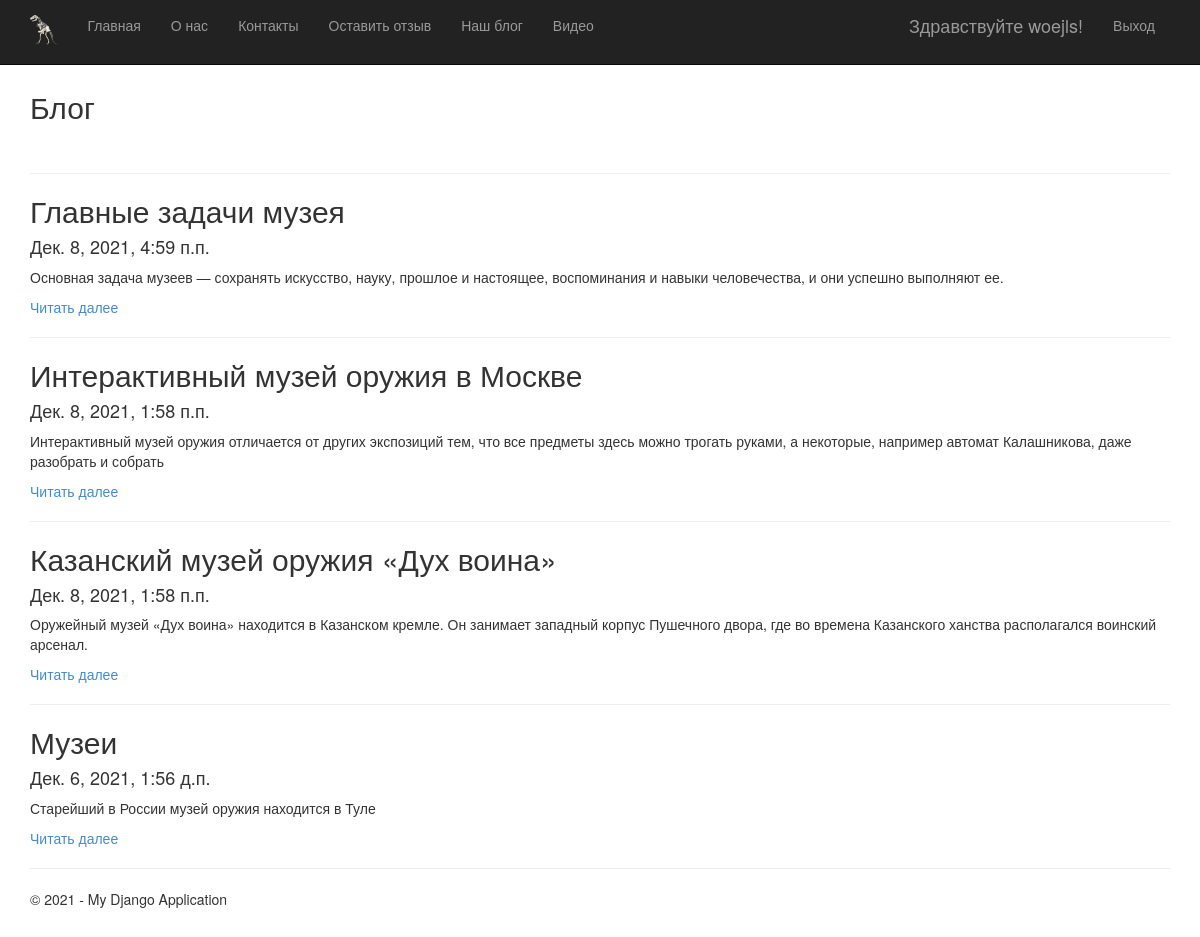
Screenshot of /blog (signed in) with the database file from the repository.
### app/models.py (models this page shows, shortened)
class Blog(models.Model):
    title = models.CharField(max_length = 100, unique_for_date = "posted", verbose_name = "Заголовок")
    description = models.TextField(verbose_name = "Краткое содержание")
    content = models.TextField(verbose_name = "Полное содержание")
    posted = models.DateTimeField(default = datetime.now(), db_index = True, verbose_name = "Опубликован")
    author = models.ForeignKey(User, null=True, blank=True, on_delete = models.SET_NULL, verbose_name = "Автор")
    image = models.FileField(default = 'temp.jpg', verbose_name = "Путь к картинке")
    class Meta:
        db_table = "Posts"
        ordering = ["-posted"]
        verbose_name = "Пост"
        verbose_name_plural = "Пост"

### app/views.py (the view)
# urls.py: url(r'^blog$', app.views.blog, name='blog'),
def blog(request):
    assert isinstance(request, HttpRequest)
    posts = Blog.objects.all() # запрос на выбор всех статей блога из модели
    return render(
        request,
        'app/blog.html',
        {
            'title':'Блог',
            'posts': posts, # передача списка статей в шаблон веб-страницы
            'year':datetime.now().year,
        }
    )

### app/templates/app/blog.html
{% extends "app/layout.html" %}
{% block content %}
<h2>{{ title }}</h2> <br />
{% for post in posts %}
<hr/>
<div class="">
<h2> {{post.title}} </h2>
<h4> {{post.posted}} </h4>
<p> {{post.description}} </p>
<p><a href="{% url 'blogpost' parametr=post.id %}"> Читать далее </a> </p>
</div>
{% endfor %}
{% endblock %}

### app/templates/app/loginpartial.html (shortened to what this page needs)
{% if user.is_authenticated %}
<form id="logoutForm" action="/logout" method="post" class="navbar-right">
    <ul class="nav navbar-nav navbar-right">
        <li><span class="navbar-brand">Здравствуйте {{ user.username }}!</span></li>
        <li><a href="javascript:document.getElementById('logoutForm').submit()">Выход</a></li>
    </ul>
</form>
{% else %}
<ul class="nav navbar-nav navbar-right">
    <li><a href="{% url 'login' %}">Вход</a></li>
</ul>
{% endif %}

### app/static/app/content/site.css (style rules this page uses)
body { padding-top: 50px; padding-bottom: 20px; }

### rows the page displays
Blog: title "Главные задачи музея", posted "Дек. 8, 2021, 4:59 п.п.", description "Основная задача музеев — сохранять искусство, науку, прошлое и настоящее, воспоминания и навыки человечества, и они успешно выполняют ее."
Blog: title "Интерактивный музей оружия в Москве", posted "Дек. 8, 2021, 1:58 п.п.", description "Интерактивный музей оружия отличается от других экспозиций тем, что все предметы здесь можно трогать руками, а некоторые, например автомат Калашникова, даже разобрать и собрать"
Blog: title "Казанский музей оружия «Дух воина»", posted "Дек. 8, 2021, 1:58 п.п.", description "Оружейный музей «Дух воина» находится в Казанском кремле. Он занимает западный корпус Пушечного двора, где во времена Казанского ханства располагался воинский арсенал."
Blog: title "Музеи", posted "Дек. 6, 2021, 1:56 д.п.", description "Старейший в России музей оружия находится в Туле"

### other values shown
{{ user.username }} "woejls"
{{ title }} "Блог"
